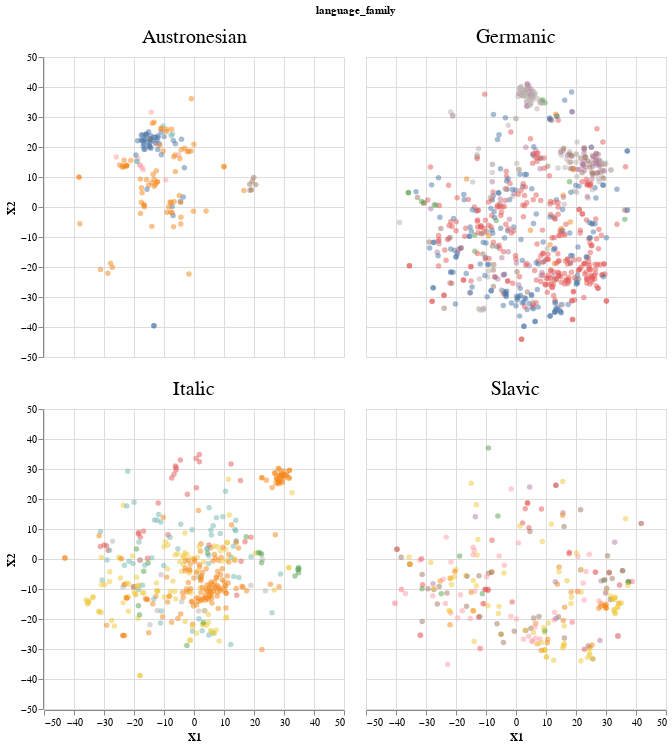

This figure's notebook cell:
### Code cell
alt.Chart(tsne_bigfamilies).mark_point(filled=True, opacity=0.5).encode(
    alt.X('X1',scale=alt.Scale(zero=False)),
    alt.Y('X2',scale=alt.Scale(zero=False)),
    color=alt.Color('Nation',legend=None),
    facet=alt.Facet('language_family:N',columns=2,header=alt.Header(labelFontSize=20)),
    tooltip = [alt.Tooltip('Nation')]
).properties(width=300,height=300)

### Figure 1 — Vega-Lite specification as saved in the notebook (floating-point values rounded to 4 significant figures; data arrays with more than 128 entries replaced by an {"elided": "..."} marker saying what was removed)
{"config": {"view": {"continuousWidth": 400, "continuousHeight": 300}}, "data": {"name": "data-46b784f4844fa62b60c789a0a4f055bf"}, "mark": {"type": "point", "filled": true, "opacity": 0.5}, "encoding": {"color": {"field": "Nation", "legend": null, "type": "nominal"}, "facet": {"columns": 2, "field": "language_family", "header": {"labelFontSize": 20}, "type": "nominal"}, "tooltip": [{"field": "Nation", "type": "nominal"}], "x": {"field": "X1", "scale": {"zero": false}, "type": "quantitative"}, "y": {"field": "X2", "scale": {"zero": false}, "type": "quantitative"}}, "height": 300, "width": 300, "$schema": "https://vega.github.io/schema/vega-lite/v4.17.0.json", "datasets": {"data-46b784f4844fa62b60c789a0a4f055bf": {"elided": "1506 records"}}}
